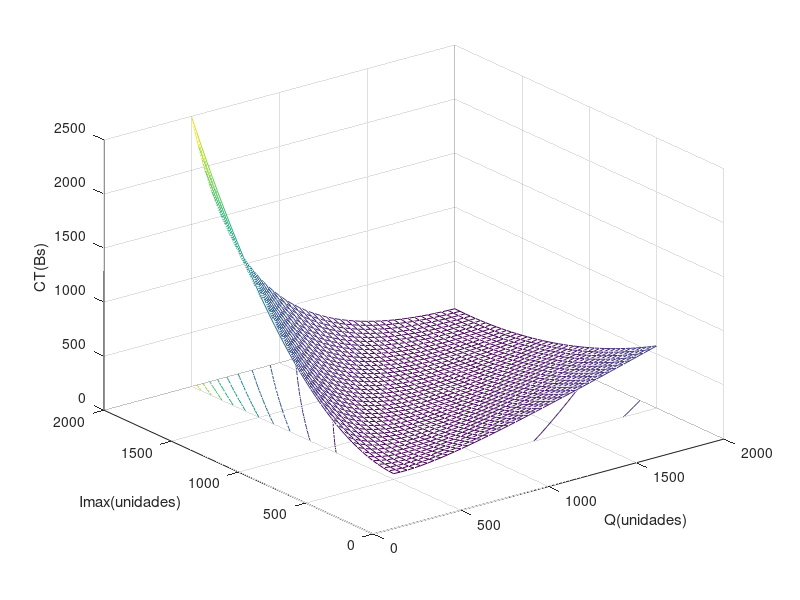
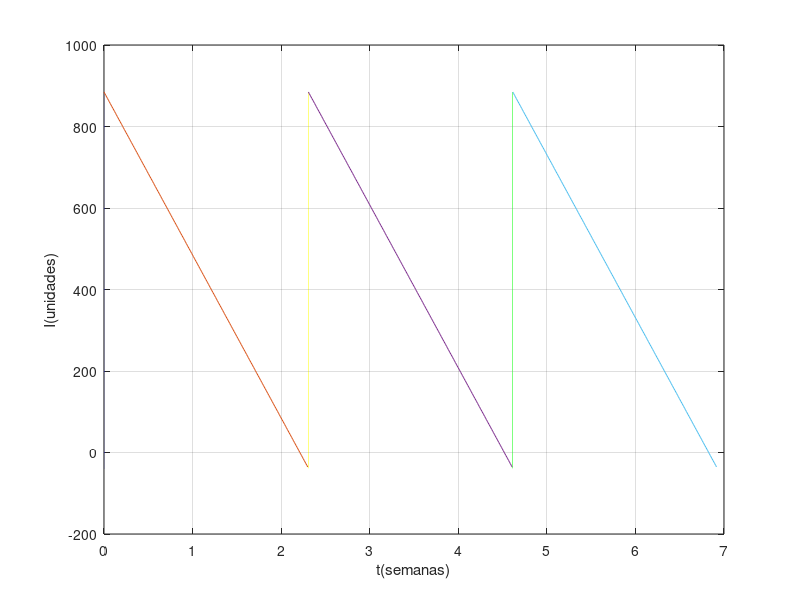

The MATLAB script that drew these images, in order:
Co = 50%Bs/orden
Cp = 0.05%Bs/(unidad.semana)
Ce = 20*Cp%Bs/(unidad.semana) %k = Ce/Cp = 20
D = 400%unidades/semana

Q = linspace(500,2000,40);
Imax = linspace(500,2000,40);
[QQ,ImaxImax] = meshgrid(Q,Imax);
CT = (Co*D)./QQ + (Cp*(ImaxImax.^2))./(2*QQ) + (Ce*((QQ-ImaxImax).^2))./(2*QQ);
meshc(QQ,ImaxImax,CT) 
xlabel("Q(unidades)")
ylabel("Imax(unidades)")
zlabel("CT(Bs)")

%Co*D/QQ + (Cp*ImaQImaQ^2)/(2*QQ) + (Ce*(QQ-ImaQImaQ)^2)/(2*QQ)

[minCT,iminCT] = min(min(CT));
[MinCT,jminCT] = min(CT);
minCT

iminCT
Qopt = Q(iminCT)
jminCT = jminCT(iminCT)
Imaxopt = Imax(jminCT)

Q = Qopt
Imax = Imaxopt
T = Q/D

it = 0
while it <= 2
  figure (2)
  I = [-(Q-Imax):0.01:Imax];
  t = ones(1,length(I))*(T*it);
  plot(t,I)
  hold on
  t = T*(it):0.01:T*(it + 1);
  I = -D*t + Imax + (T*D)*it;
  plot(t,I)
it = it + 1;
endwhile
ylabel("I(unidades)")
xlabel("t(semanas)")
grid

